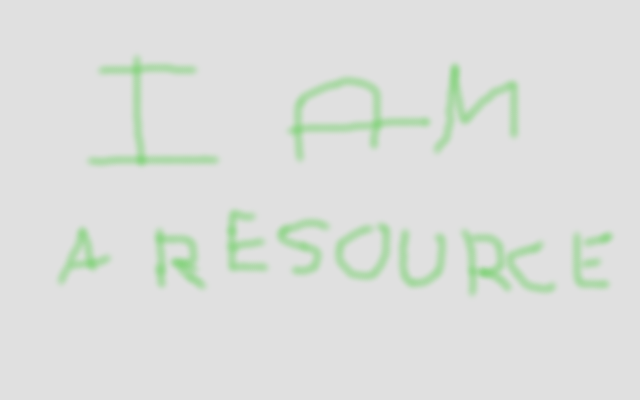
#> input picture inspo/qemu-7.2/meson/test cases/frameworks/4 qt/subfolder/resources/thing.png, 640 x 400 px
$ python png_to_splash.py '../../../inspo/qemu-7.2/meson/test cases/frameworks/4 qt/subfolder/resources/thing.png'
#> lines starting #> are read from the running program, lines starting #| are printed output that depends on the picture
#!/usr/bin/env python3
"""
tools/png_to_splash.py
Convert 128x64 images into:
1. Native ST7565 1024-byte page-column raw binary (.img) for KernFS (/user/splash.img)
2. Byte-run RLE compressed array for Rust ROM presets.
3. Terminal ASCII art verification.
"""

import sys
import os
from PIL import Image

def image_to_st7565_raw(im_path):
    im = Image.open(im_path).convert('1')
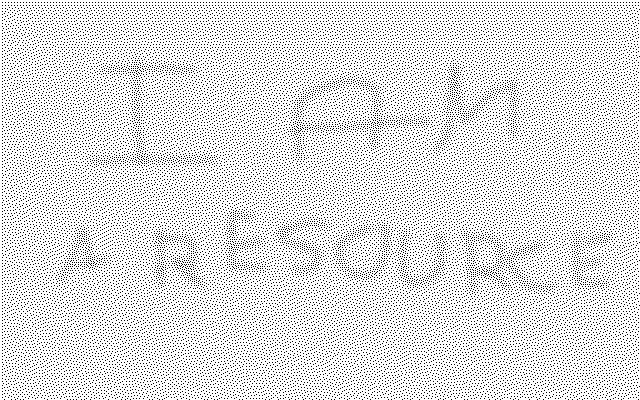
#> im: PIL image 640x400 1; 87.2% white; black in thin lines or dots
    if im.size != (128, 64):
        print(f"Resizing {im.size} to (128, 64)...")
#> (printed output is left out)
        im = im.resize((128, 64))
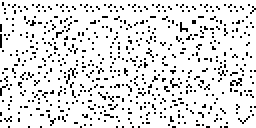
#> im: PIL image 128x64 1 (shown 2 times larger); 88.5% white; black in thin lines or dots

    # ST7565: 8 pages (y // 8), 128 columns (x), bit (y % 8)
    # 1 = Black/energized pixel, 0 = White/reflective background
    raw = bytearray(1024)
    for y in range(64):
        page = y // 8
        bit = y % 8
        for x in range(128):
            pixel = im.getpixel((x, y))
            # 0 in '1' mode is black
            if pixel == 0:
                raw[page * 128 + x] |= (1 << bit)
    return bytes(raw)

def packbits_compress(data):
    """Standard Apple/TIFF PackBits byte-run RLE matching Kern boot splash engine."""
    out = bytearray()
    i = 0
    n = len(data)
    while i < n:
        run = 1
        while i + run < n and data[i + run] == data[i] and run < 128:
            run += 1

        if run >= 3:
            # Repeat run: (257 - run) as signed i8 / byte
            out.append((257 - run) & 0xFF)
            out.append(data[i])
            i += run
        else:
            # Literal run: find literal bytes until next repeat of >= 3
            lit_start = i
            while i < n and (i - lit_start) < 128:
                if i + 2 < n and data[i] == data[i + 1] == data[i + 2]:
                    break
                i += 1
            lit_len = i - lit_start
            if lit_len > 0:
                out.append(lit_len - 1)
                out.extend(data[lit_start:i])
#| Raw ST7565 VRAM: 1024 bytes
#| PackBits RLE: 1010 bytes (98.6%)
    return bytes(out)

def rle_compress(data):
    return packbits_compress(data)

def preview_ascii(raw):
    for y in range(0, 64, 2):
        line = []
        for x in range(0, 128, 2):
            page1 = y // 8
            bit1 = y % 8
            p1 = (raw[page1 * 128 + x] >> bit1) & 1

            y2 = y + 1
            page2 = y2 // 8
            bit2 = y2 % 8
            p2 = (raw[page2 * 128 + x] >> bit2) & 1

            if p1 and p2:
                line.append('█')
            elif p1:
                line.append('▀')
            elif p2:
                line.append('▄')
            else:
                line.append(' ')
        print(''.join(line))

def main():
    args = [a for a in sys.argv[1:] if not a.startswith('--')]
    flags = [a for a in sys.argv[1:] if a.startswith('--')]

    if len(args) < 1:
        print(f"Usage: {sys.argv[0]} <image.png> [output.img|output.rle] [--invert] [--rust]")
        sys.exit(1)

    in_path = args[0]
    out_path = args[1] if len(args) >= 2 else None
    invert = '--invert' in flags
    dump_rust = '--rust' in flags

    raw = image_to_st7565_raw(in_path)
    if invert:
        raw = bytes(b ^ 0xFF for b in raw)

    rle = packbits_compress(raw)

    print(f"Input: {in_path}")
    print(f"Raw ST7565 VRAM: {len(raw)} bytes")
    print(f"PackBits RLE: {len(rle)} bytes ({len(rle)/len(raw)*100:.1f}%)")
    print("\n--- ASCII Preview ---")
    preview_ascii(raw)
    print("---------------------\n")

    if dump_rust:
        var_name = os.path.splitext(os.path.basename(in_path))[0].upper().replace('-', '_').replace(' ', '_')
        print(f"pub static {var_name}_RLE: [u8; {len(rle)}] = [")
        for chunk_idx in range(0, len(rle), 12):
            chunk = rle[chunk_idx:chunk_idx+12]
            formatted = ", ".join(f"0x{b:02X}" for b in chunk)
            print(f"    {formatted},")
        print("];\n")

    if out_path:
        with open(out_path, 'wb') as f:
            if out_path.endswith('.rle'):
                f.write(rle)
                print(f"Saved PackBits RLE image to {out_path} ({len(rle)} bytes)")
            else:
                f.write(raw)
                print(f"Saved raw ST7565 VRAM image to {out_path} ({len(raw)} bytes)")

if __name__ == '__main__':
    main()
